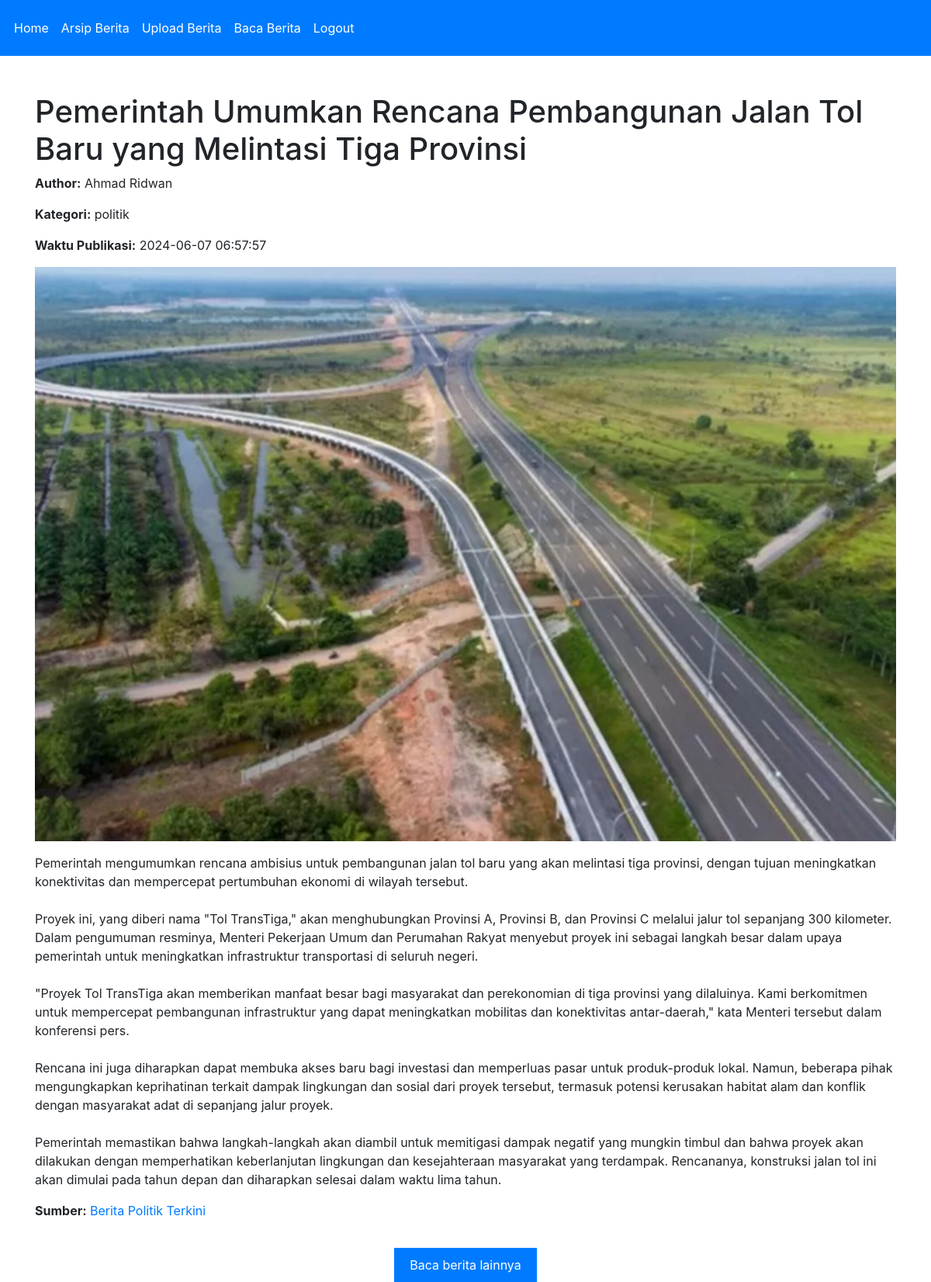
Page /detail_berita.php?id=8 on the committed database.
### tables this page shows
CREATE TABLE `berita` (
  `id` int NOT NULL,
  `judul` varchar(255) NOT NULL,
  `isi` text NOT NULL,
  `author` varchar(100) NOT NULL,
  `kategori` enum('sosial','politik','ekonomi','edukasi','hiburan','olahraga','kesehatan','teknologi') DEFAULT NULL,
  `waktu_publikasi` timestamp NULL DEFAULT CURRENT_TIMESTAMP,
  `gambar` varchar(255) DEFAULT NULL,
  `sumber` varchar(255) DEFAULT NULL
);

### detail_berita.php (the view, shortened to what this page needs)
<?php
class DetailBerita {
    private $db;
    public function __construct($db) {
        $this->db = $db;
    }
    public function getBerita($id) {
        $query = "SELECT * FROM berita WHERE id = ?";
        $stmt = $this->db->prepare($query);
        $stmt->execute([$id]);
        return $stmt->fetch(PDO::FETCH_ASSOC);
    }
    public function displayDetail($berita) {
        ?>
        <!DOCTYPE html>
        <html>
        <head>
            <link href="https://maxcdn.bootstrapcdn.com/bootstrap/4.5.2/css/bootstrap.min.css" rel="stylesheet">
        </head>
        <body>
        <body>
    <nav class="navbar navbar-expand-lg navbar-custom">
        <div class="collapse navbar-collapse" id="navbarNav">
            <ul class="navbar-nav">
                <li class="nav-item">
                    <a class="nav-link" href="index.php">Home</a>
                </li>
                <li class="nav-item">
                    <a class="nav-link" href="arsip_berita.php">Arsip Berita</a>
                </li>
                <li class="nav-item">
                    <a class="nav-link" href="create_berita.php">Upload Berita</a>
                </li>
                <li class="nav-item">
                    <a class="nav-link" href="berita.php">Baca Berita</a>
                </li>
                <li class="nav-item">
                    <a class="nav-link" href="logout.php">Logout</a>
                </li>
            </ul>
        </div>
    </nav>
            <div class="container mt-5">
                <h1><?php echo $berita['judul']; ?></h1>
                <p><strong>Author:</strong> <?php echo $berita['author']; ?></p>
                <p><strong>Kategori:</strong> <?php echo $berita['kategori']; ?></p>
                <p><strong>Waktu Publikasi:</strong> <?php echo $berita['waktu_publikasi']; ?></p>
                <?php if ($berita['gambar']): ?>
                    <p><img src="<?php echo $berita['gambar']; ?>" class="img-fluid"></p>
                <?php endif; ?>
                <p><?php echo nl2br($berita['isi']); ?></p>
                <p><strong>Sumber:</strong> <a href="<?php echo $berita['sumber']; ?>" target="_blank"><?php echo $berita['sumber']; ?></a></p>
            </div>
            <div class="center-btn">
            <a href="berita.php" class="btn-berita">Baca berita lainnya</a>
        </body>
        </html>
        <?php
    }
}
if(isset($_GET['id'])) {
    $id = $_GET['id'];
    $database = new Database();
    $db = $database->getConnection();
    $detailBerita = new DetailBerita($db);
    $berita = $detailBerita->getBerita($id);
    $detailBerita->displayDetail($berita);
} else {
    echo "ID berita tidak ditemukan.";
    exit;
}
?>

### detail_berita.php (style rules this page uses)
.navbar { display: flex; background-color: #007BFF; padding: 10px; }
.navbar a { color: white; padding: 14px 20px; text-decoration: none; text-align: center; }
.btn-berita { background-color: blue; color: white; border: none; padding: 10px 20px; text-align: center; text-decoration: none; display: inline-block; font-size: 16px; margin-top: 20px; }
.btn-berita { background-color: #007BFF; color: white; }
.center-btn { display: flex; justify-content: center; }

### rows in the picture
berita: judul "Pemerintah Umumkan Rencana Pembangunan Jalan Tol Baru yang Melintasi Tiga Provinsi", author "Ahmad Ridwan", kategori "politik", waktu_publikasi "2024-06-07 06:57:57", gambar (picture), isi "Pemerintah mengumumkan rencana ambisius untuk pembangunan jalan tol baru yang akan melintasi tiga provinsi, dengan tujuan meningkatkan konektivitas dan mempercepat pertumbuhan ekonomi di wilayah tersebut. Proyek ini, yang diberi nama \"Tol TransTiga,\" akan menghubungkan Provinsi A, Provinsi B, dan Provinsi C melalui jalur tol sepanjang 300 kilometer. Dalam pengumuman resminya, Menteri Pekerjaan Umum dan Perumahan Rakyat menyebut proyek ini sebagai langkah besar dalam upaya pemerintah untuk meningkatkan infrastruktur transportasi di seluruh negeri. \"Proyek Tol TransTiga akan memberikan manfaat besar bagi masyarakat dan perekonomian di tiga provinsi yang dilaluinya. Kami berkomitmen untuk…", sumber "Berita Politik Terkini"
